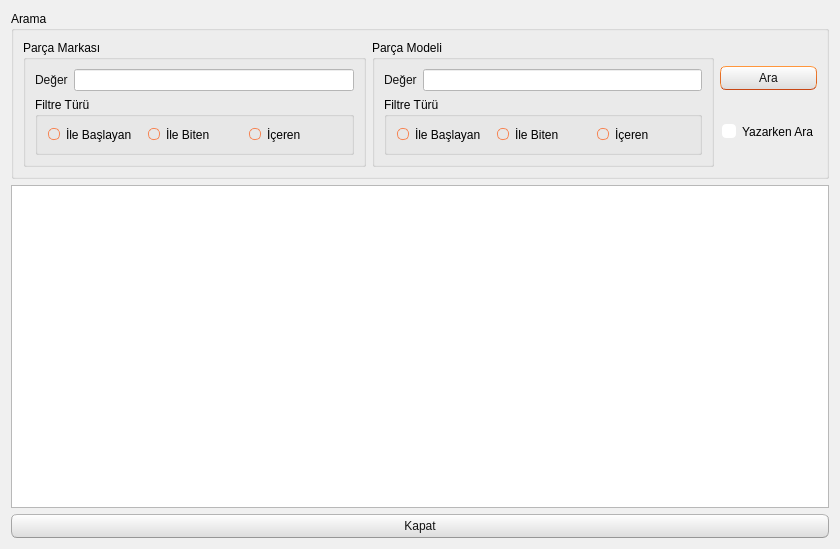
<?xml version="1.0" encoding="UTF-8"?>
<ui version="4.0">
 <class>TKNEkranKartListe</class>
 <widget class="QDialog" name="TKNEkranKartListe">
  <property name="geometry">
   <rect>
    <x>0</x>
    <y>0</y>
    <width>840</width>
    <height>549</height>
   </rect>
  </property>
  <property name="windowTitle">
   <string>Dialog</string>
  </property>
  <property name="styleSheet">
   <string notr="true">/*
Ubuntu Style Sheet for QT Applications
Author: Jaime A. Quiroga P.
Company: GTRONICK
Last updated: 09/10/2019 (dd/mm/yyyy), 12:31.
Available at: https://github.com/GTRONICK/QSS/blob/master/Ubuntu.qss
*/
QMainWindow {
	background-color:#f0f0f0;
}
QCheckBox {
	padding:2px;
}
QCheckBox:hover {
	border:1px solid rgb(255,150,60);
	border-radius:4px;
	padding: 1px;
	background-color:qlineargradient(spread:pad, x1:0.5, y1:1, x2:0.5, y2:0, stop:0 rgba(190, 90, 50, 50), stop:1 rgba(250, 130, 40, 50));
}
QCheckBox::indicator:checked {
	border:1px solid rgb(246, 134, 86);
	border-radius:4px;
  	background-color:rgb(246, 134, 86)
}
QCheckBox::indicator:unchecked {
	border-width:1px solid rgb(246, 134, 86);
	border-radius:4px;
  	background-color:rgb(255,255,255);
}
QColorDialog {
	background-color:#f0f0f0;
}
QComboBox {
	color:rgb(81,72,65);
	background: #ffffff;
}
QComboBox:editable {
	selection-color:rgb(81,72,65);
	selection-background-color: #ffffff;
}
QComboBox QAbstractItemView {
	selection-color: #ffffff;
	selection-background-color: rgb(246, 134, 86);
}
QComboBox:!editable:on, QComboBox::drop-down:editable:on {
	color:  #1e1d23;	
}
QDateTimeEdit, QDateEdit, QDoubleSpinBox, QFontComboBox {
	color:rgb(81,72,65);
	background-color: #ffffff;
}

QDialog {
	background-color:#f0f0f0;
}

QLabel,QLineEdit {
	color:rgb(17,17,17);
}
QLineEdit {
	background-color:rgb(255,255,255);
	selection-background-color:rgb(236,116,64);
}
QMenuBar {
	color:rgb(223,219,210);
	background-color:rgb(65,64,59);
}
QMenuBar::item {
	padding-top:4px;
	padding-left:4px;
	padding-right:4px;
	color:rgb(223,219,210);
	background-color:rgb(65,64,59);
}
QMenuBar::item:selected {
	color:rgb(255,255,255);
	padding-top:2px;
	padding-left:2px;
	padding-right:2px;
	border-top-width:2px;
	border-left-width:2px;
	border-right-width:2px;
	border-top-right-radius:4px;
	border-top-left-radius:4px;
	border-style:solid;
	background-color:rgb(65,64,59);
	border-top-color: rgb(47,47,44);
	border-right-color: qlineargradient(spread:pad, x1:0, y1:1, x2:1, y2:0, stop:0 rgba(90, 87, 78, 255), stop:1 rgba(47,47,44, 255));
	border-left-color:  qlineargradient(spread:pad, x1:1, y1:0, x2:0, y2:0, stop:0 rgba(90, 87, 78, 255), stop:1 rgba(47,47,44, 255));
}
QMenu {
	color:rgb(223,219,210);
	background-color:rgb(65,64,59);
}
QMenu::item {
	color:rgb(223,219,210);
	padding:4px 10px 4px 20px;
}
QMenu::item:selected {
	color:rgb(255,255,255);
	background-color: qlineargradient(spread:pad, x1:0.5, y1:1, x2:0.5, y2:0, stop:0 rgba(225, 108, 54, 255), stop:1 rgba(246, 134, 86, 255));
	border-style:solid;
	border-width:3px;
	padding:4px 7px 4px 17px;
	border-bottom-color:qlineargradient(spread:pad, x1:0.5, y1:1, x2:0.5, y2:0, stop:0 rgba(175,85,48,255), stop:1 rgba(236,114,67, 255));
	border-top-color:qlineargradient(spread:pad, x1:0.5, y1:1, x2:0.5, y2:0, stop:0 rgba(253,156,113,255), stop:1 rgba(205,90,46, 255));
	border-right-color:qlineargradient(spread:pad, x1:0, y1:0.5, x2:1, y2:0.5, stop:0 rgba(253,156,113,255), stop:1 rgba(205,90,46, 255));
	border-left-color:qlineargradient(spread:pad, x1:1, y1:0.5, x2:0, y2:0.5, stop:0 rgba(253,156,113,255), stop:1 rgba(205,90,46, 255));
}
QPlainTextEdit {
	border-width: 1px solid transparent;
	color:rgb(17,17,17);
	selection-background-color:rgb(236,116,64);
}
QProgressBar {
	text-align: center;
	color: rgb(0, 0, 0);
	border: 1px inset rgb(150,150,150); 
	border-radius: 10px;
	background-color:rgb(221,221,219);
}
QProgressBar::chunk:horizontal {
	background-color: qlineargradient(spread:pad, x1:0.5, y1:1, x2:0.5, y2:0, stop:0 rgba(225, 108, 54, 255), stop:1 rgba(246, 134, 86, 255));
	border:1px solid;
	border-radius:8px;
	border-bottom-color:qlineargradient(spread:pad, x1:0.5, y1:1, x2:0.5, y2:0, stop:0 rgba(175,85,48,255), stop:1 rgba(236,114,67, 255));
	border-top-color:qlineargradient(spread:pad, x1:0.5, y1:1, x2:0.5, y2:0, stop:0 rgba(253,156,113,255), stop:1 rgba(205,90,46, 255));
	border-right-color:qlineargradient(spread:pad, x1:0, y1:0.5, x2:1, y2:0.5, stop:0 rgba(253,156,113,255), stop:1 rgba(205,90,46, 255));
	border-left-color:qlineargradient(spread:pad, x1:1, y1:0.5, x2:0, y2:0.5, stop:0 rgba(253,156,113,255), stop:1 rgba(205,90,46, 255));
}
QPushButton{
	color:rgb(17,17,17);
	border-width: 1px;
	border-radius: 6px;
	border-bottom-color: rgb(150,150,150);
	border-right-color: rgb(165,165,165);
	border-left-color: rgb(165,165,165);
	border-top-color: rgb(180,180,180);
	border-style: solid;
	padding: 4px;
	background-color: qlineargradient(spread:pad, x1:0.5, y1:1, x2:0.5, y2:0, stop:0 rgba(220, 220, 220, 255), stop:1 rgba(255, 255, 255, 255));
}
QPushButton:hover{
	color:rgb(17,17,17);
	border-width: 1px;
	border-radius:6px;
	border-top-color: rgb(255,150,60);
	border-right-color: qlineargradient(spread:pad, x1:0, y1:1, x2:1, y2:0, stop:0 rgba(200, 70, 20, 255), stop:1 rgba(255,150,60, 255));
	border-left-color:  qlineargradient(spread:pad, x1:1, y1:0, x2:0, y2:0, stop:0 rgba(200, 70, 20, 255), stop:1 rgba(255,150,60, 255));
	border-bottom-color: rgb(200,70,20);
	border-style: solid;
	padding: 2px;
	background-color: qlineargradient(spread:pad, x1:0.5, y1:1, x2:0.5, y2:0, stop:0 rgba(220, 220, 220, 255), stop:1 rgba(255, 255, 255, 255));
}
QPushButton:default{
	color:rgb(17,17,17);
	border-width: 1px;
	border-radius:6px;
	border-top-color: rgb(255,150,60);
	border-right-color: qlineargradient(spread:pad, x1:0, y1:1, x2:1, y2:0, stop:0 rgba(200, 70, 20, 255), stop:1 rgba(255,150,60, 255));
	border-left-color:  qlineargradient(spread:pad, x1:1, y1:0, x2:0, y2:0, stop:0 rgba(200, 70, 20, 255), stop:1 rgba(255,150,60, 255));
	border-bottom-color: rgb(200,70,20);
	border-style: solid;
	padding: 2px;
	background-color: qlineargradient(spread:pad, x1:0.5, y1:1, x2:0.5, y2:0, stop:0 rgba(220, 220, 220, 255), stop:1 rgba(255, 255, 255, 255));
}
QPushButton:pressed{
	color:rgb(17,17,17);
	border-width: 1px;
	border-radius: 6px;
	border-width: 1px;
	border-top-color: rgba(255,150,60,200);
	border-right-color: qlineargradient(spread:pad, x1:0, y1:1, x2:1, y2:0, stop:0 rgba(200, 70, 20, 255), stop:1 rgba(255,150,60, 200));
	border-left-color:  qlineargradient(spread:pad, x1:1, y1:0, x2:0, y2:0, stop:0 rgba(200, 70, 20, 255), stop:1 rgba(255,150,60, 200));
	border-bottom-color: rgba(200,70,20,200);
	border-style: solid;
	padding: 2px;
	background-color: qlineargradient(spread:pad, x1:0.5, y1:0, x2:0.5, y2:1, stop:0 rgba(220, 220, 220, 255), stop:1 rgba(255, 255, 255, 255));
}
QPushButton:disabled{
	color:rgb(174,167,159);
	border-width: 1px;
	border-radius: 6px;
	background-color: qlineargradient(spread:pad, x1:0.5, y1:1, x2:0.5, y2:0, stop:0 rgba(200, 200, 200, 255), stop:1 rgba(230, 230, 230, 255));
}
QRadioButton {
	padding: 1px;
}
QRadioButton::indicator:checked {
	height: 10px;
	width: 10px;
	border-style:solid;
	border-radius:5px;
	border-width: 1px;
	border-color: rgba(246, 134, 86, 255);
	color: #a9b7c6;
	background-color:rgba(246, 134, 86, 255);
}
QRadioButton::indicator:!checked {
	height: 10px;
	width: 10px;
	border-style:solid;
	border-radius:5px;
	border-width: 1px;
	border-color: rgb(246, 134, 86);
	color: #a9b7c6;
	background-color: transparent;
}
QScrollArea {
	color: white;
	background-color:#f0f0f0;
}
QSlider::groove {
	border-style: solid;
	border-width: 1px;
	border-color: rgb(207,207,207);
}
QSlider::groove:horizontal {
	height: 5px;
	background: rgb(246, 134, 86);
}
QSlider::groove:vertical {
	width: 5px;
	background: rgb(246, 134, 86);
}
QSlider::handle:horizontal {
	background: rgb(253,253,253);
	border-style: solid;
	border-width: 1px;
	border-color: rgb(207,207,207);
	width: 12px;
	margin: -5px 0;
	border-radius: 7px;
}
QSlider::handle:vertical {
	background: rgb(253,253,253);
	border-style: solid;
	border-width: 1px;
	border-color: rgb(207,207,207);
	height: 12px;
	margin: 0 -5px;
	border-radius: 7px;
}
QSlider::add-page:horizontal, QSlider::add-page:vertical {
 	background: white;
}
QSlider::sub-page:horizontal, QSlider::sub-page:vertical {
	background: rgb(246, 134, 86);
}
QStatusBar, QSpinBox {
	color:rgb(81,72,65);
}
QSpinBox {
	background-color: #ffffff;
}
QScrollBar:horizontal {
	max-height: 20px;
	border: 1px transparent;
	margin: 0px 20px 0px 20px;
}
QScrollBar::handle:horizontal {
	background: rgb(253,253,253);
	border: 1px solid rgb(207,207,207);
	border-radius: 7px;
	min-width: 25px;
}
QScrollBar::handle:horizontal:hover {
	background: rgb(253,253,253);
	border: 1px solid rgb(255,150,60);
	border-radius: 7px;
	min-width: 25px;
}
QScrollBar::add-line:horizontal {
  	border: 1px solid rgb(207,207,207);
  	border-top-right-radius: 7px;
  	border-top-left-radius: 7px;
  	border-bottom-right-radius: 7px;
  	background: rgb(255, 255, 255);
  	width: 20px;
  	subcontrol-position: right;
  	subcontrol-origin: margin;
}
QScrollBar::add-line:horizontal:hover {
  	border: 1px solid rgb(255,150,60);
  	border-top-right-radius: 7px;
  	border-top-left-radius: 7px;
  	border-bottom-right-radius: 7px;
  	background: rgb(255, 255, 255);
  	width: 20px;
  	subcontrol-position: right;
  	subcontrol-origin: margin;
}
QScrollBar::add-line:horizontal:pressed {
  	border: 1px solid grey;
  	border-top-left-radius: 7px;
  	border-top-right-radius: 7px;
  	border-bottom-right-radius: 7px;
  	background: rgb(231,231,231);
  	width: 20px;
  	subcontrol-position: right;
  	subcontrol-origin: margin;
}
QScrollBar::sub-line:horizontal {
  	border: 1px solid rgb(207,207,207);
  	border-top-right-radius: 7px;
  	border-top-left-radius: 7px;
  	border-bottom-left-radius: 7px;
  	background: rgb(255, 255, 255);
  	width: 20px;
  	subcontrol-position: left;
  	subcontrol-origin: margin;
}
QScrollBar::sub-line:horizontal:hover {
  	border: 1px solid rgb(255,150,60);
  	border-top-right-radius: 7px;
  	border-top-left-radius: 7px;
  	border-bottom-left-radius: 7px;
  	background: rgb(255, 255, 255);
  	width: 20px;
  	subcontrol-position: left;
  	subcontrol-origin: margin;
}
QScrollBar::sub-line:horizontal:pressed {
  	border: 1px solid grey;
  	border-top-right-radius: 7px;
  	border-top-left-radius: 7px;
  	border-bottom-left-radius: 7px;
  	background: rgb(231,231,231);
  	width: 20px;
  	subcontrol-position: left;
  	subcontrol-origin: margin;
}
QScrollBar::left-arrow:horizontal {
  	border: 1px transparent grey;
  	border-top-left-radius: 3px;
  	border-bottom-left-radius: 3px;
  	width: 6px;
  	height: 6px;
  	background: rgb(230,230,230);
}
QScrollBar::right-arrow:horizontal {
	border: 1px transparent grey;
	border-top-right-radius: 3px;
	border-bottom-right-radius: 3px;
  	width: 6px;
  	height: 6px;
 	background: rgb(230,230,230);
}
QScrollBar::add-page:horizontal, QScrollBar::sub-page:horizontal {
 	background: none;
} 
QScrollBar:vertical {
	max-width: 20px;
	border: 1px transparent grey;
	margin: 20px 0px 20px 0px;
}
QScrollBar::add-line:vertical {
	border: 1px solid;
	border-color: rgb(207,207,207);
	border-bottom-right-radius: 7px;
	border-bottom-left-radius: 7px;
	border-top-left-radius: 7px;
	background: rgb(255, 255, 255);
  	height: 20px;
  	subcontrol-position: bottom;
  	subcontrol-origin: margin;
}
QScrollBar::add-line:vertical:hover {
  	border: 1px solid;
  	border-color: rgb(255,150,60);
  	border-bottom-right-radius: 7px;
  	border-bottom-left-radius: 7px;
  	border-top-left-radius: 7px;
  	background: rgb(255, 255, 255);
  	height: 20px;
  	subcontrol-position: bottom;
  	subcontrol-origin: margin;
}
QScrollBar::add-line:vertical:pressed {
  	border: 1px solid grey;
  	border-bottom-left-radius: 7px;
  	border-bottom-right-radius: 7px;
  	border-top-left-radius: 7px;
  	background: rgb(231,231,231);
  	height: 20px;
  	subcontrol-position: bottom;
  	subcontrol-origin: margin;
}
QScrollBar::sub-line:vertical {
  	border: 1px solid rgb(207,207,207);
  	border-top-right-radius: 7px;
  	border-top-left-radius: 7px;
  	border-bottom-left-radius: 7px;
  	background: rgb(255, 255, 255);
  	height: 20px;
  	subcontrol-position: top;
  	subcontrol-origin: margin;
}
QScrollBar::sub-line:vertical:hover {
  	border: 1px solid rgb(255,150,60);
  	border-top-right-radius: 7px;
  	border-top-left-radius: 7px;
  	border-bottom-left-radius: 7px;
	background: rgb(255, 255, 255);
  	height: 20px;
  	subcontrol-position: top;
  	subcontrol-origin: margin;
}
QScrollBar::sub-line:vertical:pressed {
  	border: 1px solid grey;
  	border-top-left-radius: 7px;
  	border-top-right-radius: 7px;
  	background: rgb(231,231,231);
 	height: 20px;
  	subcontrol-position: top;
  	subcontrol-origin: margin;
}
QScrollBar::handle:vertical {
	background: rgb(253,253,253);
	border: 1px solid rgb(207,207,207);
	border-radius: 7px;
	min-height: 25px;
}
QScrollBar::handle:vertical:hover {
	background: rgb(253,253,253);
	border: 1px solid rgb(255,150,60);
	border-radius: 7px;
	min-height: 25px;
}
QScrollBar::up-arrow:vertical {
	border: 1px transparent grey;
  	border-top-left-radius: 3px;
	border-top-right-radius: 3px;
  	width: 6px;
  	height: 6px;
  	background: rgb(230,230,230);
}
QScrollBar::down-arrow:vertical {
  	border: 1px transparent grey;
  	border-bottom-left-radius: 3px;
  	border-bottom-right-radius: 3px;
  	width: 6px;
  	height: 6px;
  	background: rgb(230,230,230);
}
QScrollBar::add-page:vertical, QScrollBar::sub-page:vertical {
  	background: none;
}
QTabWidget {
	color:rgb(0,0,0);
	background-color:rgb(247,246,246);
}
QTabWidget::pane {
	border-color: rgb(180,180,180);
	background-color:rgb(247,246,246);
	border-style: solid;
	border-width: 1px;
  	border-radius: 6px;
}
QTabBar::tab {
	padding-left:4px;
	padding-right:4px;
	padding-bottom:2px;
	padding-top:2px;
	color:rgb(81,72,65);
  	background-color: qlineargradient(spread:pad, x1:0.5, y1:1, x2:0.5, y2:0, stop:0 rgba(221,218,217,255), stop:1 rgba(240,239,238,255));
	border-style: solid;
	border-width: 1px;
  	border-top-right-radius:4px;
	border-top-left-radius:4px;
	border-top-color: rgb(180,180,180);
	border-left-color: rgb(180,180,180);
	border-right-color: rgb(180,180,180);
	border-bottom-color: transparent;
}
QTabBar::tab:selected, QTabBar::tab:last:selected, QTabBar::tab:hover {
  	background-color:rgb(247,246,246);
  	margin-left: 0px;
  	margin-right: 1px;
}
QTabBar::tab:!selected {
	margin-top: 1px;
	margin-right: 1px;
}
QTextEdit {
	border-width: 1px;
	border-style: solid;
	border-color:transparent;
	color:rgb(17,17,17);
	selection-background-color:rgb(236,116,64);
}
QTimeEdit, QToolBox, QToolBox::tab, QToolBox::tab:selected {
	color:rgb(81,72,65);
	background-color: #ffffff;
}</string>
  </property>
  <layout class="QVBoxLayout" name="verticalLayout_4">
   <item>
    <widget class="QGroupBox" name="groupBox">
     <property name="title">
      <string>Arama</string>
     </property>
     <layout class="QHBoxLayout" name="horizontalLayout_7">
      <item>
       <widget class="QGroupBox" name="groupBox_2">
        <property name="title">
         <string>Parça Markası</string>
        </property>
        <layout class="QVBoxLayout" name="verticalLayout">
         <item>
          <layout class="QHBoxLayout" name="horizontalLayout_3">
           <item>
            <widget class="QLabel" name="label">
             <property name="text">
              <string>Değer</string>
             </property>
             <property name="buddy">
              <cstring>leParcaMarkaDegeri</cstring>
             </property>
            </widget>
           </item>
           <item>
            <widget class="QLineEdit" name="leParcaMarkaDegeri"/>
           </item>
          </layout>
         </item>
         <item>
          <widget class="QGroupBox" name="groupBox_3">
           <property name="title">
            <string>Filtre Türü</string>
           </property>
           <layout class="QHBoxLayout" name="horizontalLayout_2">
            <item>
             <layout class="QHBoxLayout" name="horizontalLayout">
              <item>
               <widget class="QRadioButton" name="rbParcaMarkaIleBaslayan">
                <property name="text">
                 <string>İle Başlayan</string>
                </property>
               </widget>
              </item>
              <item>
               <widget class="QRadioButton" name="rbParcaMarkaIleBiten">
                <property name="text">
                 <string>İle Biten</string>
                </property>
               </widget>
              </item>
              <item>
               <widget class="QRadioButton" name="rbParcaMarkaIceren">
                <property name="text">
                 <string>İçeren</string>
                </property>
               </widget>
              </item>
             </layout>
            </item>
           </layout>
          </widget>
         </item>
        </layout>
       </widget>
      </item>
      <item>
       <widget class="QGroupBox" name="groupBox_4">
        <property name="title">
         <string>Parça Modeli</string>
        </property>
        <layout class="QVBoxLayout" name="verticalLayout_2">
         <item>
          <layout class="QHBoxLayout" name="horizontalLayout_4">
           <item>
            <widget class="QLabel" name="label_2">
             <property name="text">
              <string>Değer</string>
             </property>
             <property name="buddy">
              <cstring>leParcaMarkaDegeri</cstring>
             </property>
            </widget>
           </item>
           <item>
            <widget class="QLineEdit" name="leParcaModelDegeri"/>
           </item>
          </layout>
         </item>
         <item>
          <widget class="QGroupBox" name="groupBox_5">
           <property name="title">
            <string>Filtre Türü</string>
           </property>
           <layout class="QHBoxLayout" name="horizontalLayout_5">
            <item>
             <layout class="QHBoxLayout" name="horizontalLayout_6">
              <item>
               <widget class="QRadioButton" name="rbParcaModelIleBaslayan">
                <property name="text">
                 <string>İle Başlayan</string>
                </property>
               </widget>
              </item>
              <item>
               <widget class="QRadioButton" name="rbParcaModelIleBiten">
                <property name="text">
                 <string>İle Biten</string>
                </property>
               </widget>
              </item>
              <item>
               <widget class="QRadioButton" name="rbParcaModelIceren">
                <property name="text">
                 <string>İçeren</string>
                </property>
               </widget>
              </item>
             </layout>
            </item>
           </layout>
          </widget>
         </item>
        </layout>
       </widget>
      </item>
      <item>
       <layout class="QVBoxLayout" name="verticalLayout_3">
        <item>
         <widget class="QPushButton" name="pushButton_2">
          <property name="text">
           <string>Ara</string>
          </property>
          <property name="icon">
           <iconset resource="../../kaynaklar.qrc">
            <normaloff>:/resimler/Search-1.png</normaloff>:/resimler/Search-1.png</iconset>
          </property>
         </widget>
        </item>
        <item>
         <widget class="QCheckBox" name="cbYazarkenAra">
          <property name="text">
           <string>Yazarken Ara</string>
          </property>
         </widget>
        </item>
       </layout>
      </item>
     </layout>
    </widget>
   </item>
   <item>
    <widget class="QTableWidget" name="tableWidget"/>
   </item>
   <item>
    <widget class="QPushButton" name="pushButton">
     <property name="text">
      <string>Kapat</string>
     </property>
     <property name="icon">
      <iconset resource="../../kaynaklar.qrc">
       <normaloff>:/resimler/dialog-close.png</normaloff>:/resimler/dialog-close.png</iconset>
     </property>
    </widget>
   </item>
  </layout>
 </widget>
 <resources>
  <include location="../../kaynaklar.qrc"/>
 </resources>
 <connections>
  <connection>
   <sender>cbYazarkenAra</sender>
   <signal>clicked(bool)</signal>
   <receiver>pushButton_2</receiver>
   <slot>setDisabled(bool)</slot>
   <hints>
    <hint type="sourcelabel">
     <x>747</x>
     <y>132</y>
    </hint>
    <hint type="destinationlabel">
     <x>752</x>
     <y>84</y>
    </hint>
   </hints>
  </connection>
  <connection>
   <sender>rbParcaModelIceren</sender>
   <signal>clicked()</signal>
   <receiver>TKNEkranKartListe</receiver>
   <slot>Ara()</slot>
   <hints>
    <hint type="sourcelabel">
     <x>629</x>
     <y>132</y>
    </hint>
    <hint type="destinationlabel">
     <x>671</x>
     <y>184</y>
    </hint>
   </hints>
  </connection>
  <connection>
   <sender>rbParcaModelIleBiten</sender>
   <signal>clicked()</signal>
   <receiver>TKNEkranKartListe</receiver>
   <slot>Ara()</slot>
   <hints>
    <hint type="sourcelabel">
     <x>524</x>
     <y>144</y>
    </hint>
    <hint type="destinationlabel">
     <x>550</x>
     <y>188</y>
    </hint>
   </hints>
  </connection>
  <connection>
   <sender>rbParcaModelIleBaslayan</sender>
   <signal>clicked()</signal>
   <receiver>TKNEkranKartListe</receiver>
   <slot>Ara()</slot>
   <hints>
    <hint type="sourcelabel">
     <x>449</x>
     <y>139</y>
    </hint>
    <hint type="destinationlabel">
     <x>458</x>
     <y>190</y>
    </hint>
   </hints>
  </connection>
  <connection>
   <sender>leParcaModelDegeri</sender>
   <signal>textChanged(QString)</signal>
   <receiver>TKNEkranKartListe</receiver>
   <slot>Ara()</slot>
   <hints>
    <hint type="sourcelabel">
     <x>483</x>
     <y>82</y>
    </hint>
    <hint type="destinationlabel">
     <x>391</x>
     <y>187</y>
    </hint>
   </hints>
  </connection>
  <connection>
   <sender>leParcaMarkaDegeri</sender>
   <signal>textChanged(QString)</signal>
   <receiver>TKNEkranKartListe</receiver>
   <slot>Ara()</slot>
   <hints>
    <hint type="sourcelabel">
     <x>300</x>
     <y>82</y>
    </hint>
    <hint type="destinationlabel">
     <x>340</x>
     <y>188</y>
    </hint>
   </hints>
  </connection>
  <connection>
   <sender>rbParcaMarkaIceren</sender>
   <signal>clicked()</signal>
   <receiver>TKNEkranKartListe</receiver>
   <slot>Ara()</slot>
   <hints>
    <hint type="sourcelabel">
     <x>258</x>
     <y>134</y>
    </hint>
    <hint type="destinationlabel">
     <x>267</x>
     <y>184</y>
    </hint>
   </hints>
  </connection>
  <connection>
   <sender>rbParcaMarkaIleBiten</sender>
   <signal>clicked()</signal>
   <receiver>TKNEkranKartListe</receiver>
   <slot>Ara()</slot>
   <hints>
    <hint type="sourcelabel">
     <x>187</x>
     <y>133</y>
    </hint>
    <hint type="destinationlabel">
     <x>198</x>
     <y>184</y>
    </hint>
   </hints>
  </connection>
  <connection>
   <sender>rbParcaMarkaIleBaslayan</sender>
   <signal>clicked()</signal>
   <receiver>TKNEkranKartListe</receiver>
   <slot>Ara()</slot>
   <hints>
    <hint type="sourcelabel">
     <x>113</x>
     <y>142</y>
    </hint>
    <hint type="destinationlabel">
     <x>132</x>
     <y>189</y>
    </hint>
   </hints>
  </connection>
  <connection>
   <sender>pushButton</sender>
   <signal>clicked()</signal>
   <receiver>TKNEkranKartListe</receiver>
   <slot>accept()</slot>
   <hints>
    <hint type="sourcelabel">
     <x>476</x>
     <y>514</y>
    </hint>
    <hint type="destinationlabel">
     <x>835</x>
     <y>469</y>
    </hint>
   </hints>
  </connection>
  <connection>
   <sender>pushButton_2</sender>
   <signal>clicked()</signal>
   <receiver>TKNEkranKartListe</receiver>
   <slot>Ara()</slot>
   <hints>
    <hint type="sourcelabel">
     <x>781</x>
     <y>77</y>
    </hint>
    <hint type="destinationlabel">
     <x>833</x>
     <y>97</y>
    </hint>
   </hints>
  </connection>
 </connections>
 <slots>
  <slot>Ara()</slot>
 </slots>
</ui>
